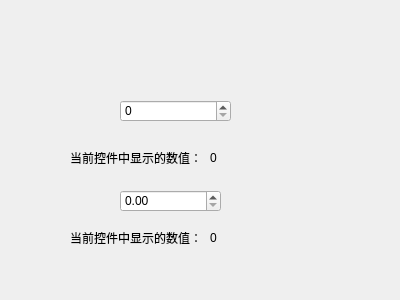
<?xml version="1.0" encoding="UTF-8"?>
<ui version="4.0">
 <class>Form</class>
 <widget class="QWidget" name="Form">
  <property name="geometry">
   <rect>
    <x>0</x>
    <y>0</y>
    <width>400</width>
    <height>300</height>
   </rect>
  </property>
  <property name="windowTitle">
   <string>Form</string>
  </property>
  <widget class="QSpinBox" name="spinBox">
   <property name="geometry">
    <rect>
     <x>120</x>
     <y>100</y>
     <width>111</width>
     <height>22</height>
    </rect>
   </property>
   <property name="suffix">
    <string/>
   </property>
  </widget>
  <widget class="QLabel" name="label">
   <property name="geometry">
    <rect>
     <x>210</x>
     <y>150</y>
     <width>141</width>
     <height>16</height>
    </rect>
   </property>
   <property name="text">
    <string>0</string>
   </property>
  </widget>
  <widget class="QLabel" name="label_2">
   <property name="geometry">
    <rect>
     <x>70</x>
     <y>150</y>
     <width>141</width>
     <height>16</height>
    </rect>
   </property>
   <property name="text">
    <string>当前控件中显示的数值：</string>
   </property>
  </widget>
  <widget class="QDoubleSpinBox" name="doubleSpinBox">
   <property name="geometry">
    <rect>
     <x>120</x>
     <y>190</y>
     <width>101</width>
     <height>22</height>
    </rect>
   </property>
  </widget>
  <widget class="QLabel" name="label_3">
   <property name="geometry">
    <rect>
     <x>70</x>
     <y>230</y>
     <width>141</width>
     <height>16</height>
    </rect>
   </property>
   <property name="text">
    <string>当前控件中显示的数值：</string>
   </property>
  </widget>
  <widget class="QLabel" name="label_4">
   <property name="geometry">
    <rect>
     <x>210</x>
     <y>230</y>
     <width>141</width>
     <height>16</height>
    </rect>
   </property>
   <property name="text">
    <string>0</string>
   </property>
  </widget>
 </widget>
 <resources/>
 <connections>
  <connection>
   <sender>spinBox</sender>
   <signal>textChanged(QString)</signal>
   <receiver>label</receiver>
   <slot>setText(QString)</slot>
   <hints>
    <hint type="sourcelabel">
     <x>158</x>
     <y>116</y>
    </hint>
    <hint type="destinationlabel">
     <x>276</x>
     <y>155</y>
    </hint>
   </hints>
  </connection>
  <connection>
   <sender>doubleSpinBox</sender>
   <signal>valueChanged(QString)</signal>
   <receiver>label_4</receiver>
   <slot>setText(QString)</slot>
   <hints>
    <hint type="sourcelabel">
     <x>163</x>
     <y>199</y>
    </hint>
    <hint type="destinationlabel">
     <x>220</x>
     <y>231</y>
    </hint>
   </hints>
  </connection>
 </connections>
</ui>
